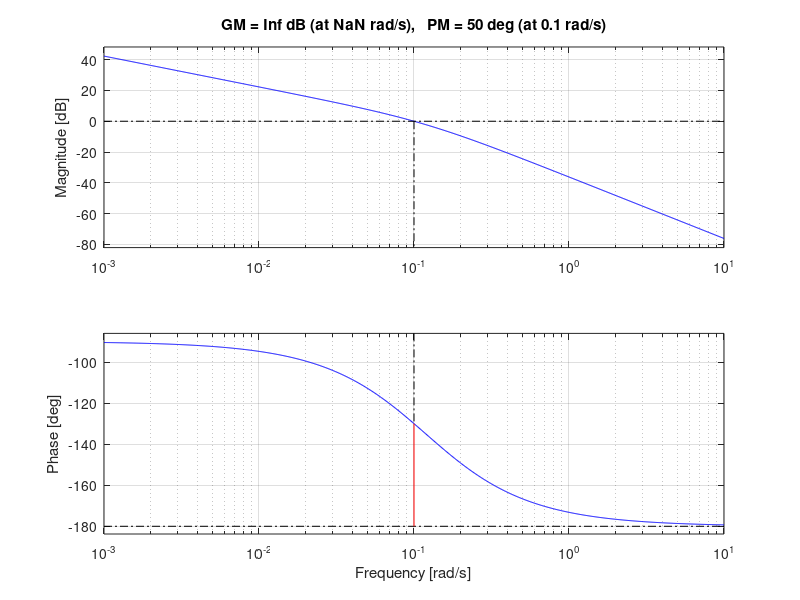

Recreate this plot in MATLAB.
%% 5.3 a

s = tf('s');
% syms s

K = 0.16;
T = 75;
Hb = (K/(s*(T*s+1))); % Transfer function for baot system from p5.2b

% We want these values
omegac = 0.1;
% 50 phase margin, omegac at -180+50=-130 degrees

Tf = -1/(omegac*tand(130)); % Want omegac ca = 0.1
Kpd = sqrt(Tf^2*omegac^4+omegac^2)/K; % Controller gain, we need a phase margin of 50 degrees (not rad)
Td = T; % Time constant that cancels out the systems time constant

Hpd = Kpd*(Td*s+1)/(Tf*s+1);

Hol = Hb*Hpd;

% bode(Hol) ja
[Gm,Pm,Wcg,Wcp] = margin(Hol)
margin(Hol)






